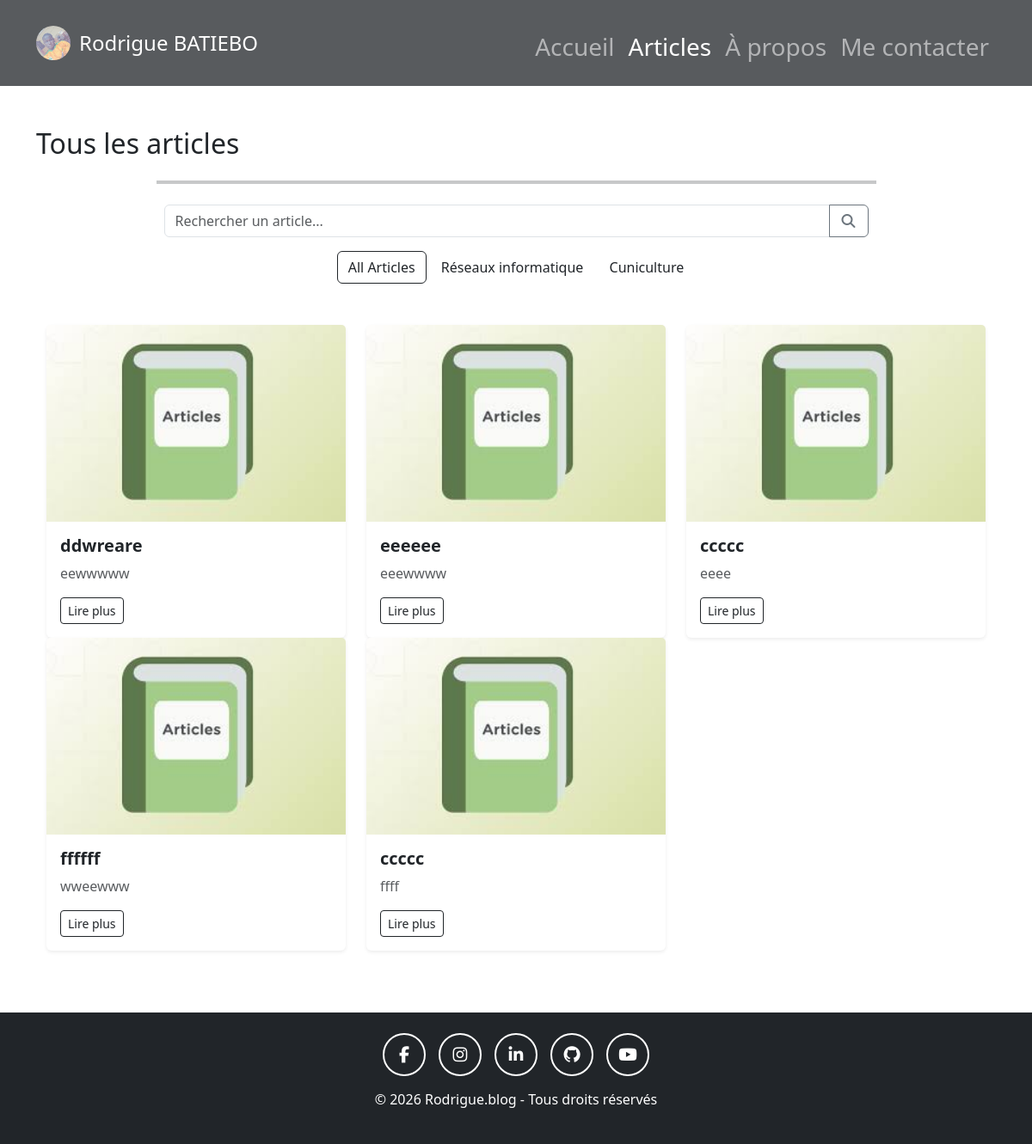
The page /articles/ on the database as committed earlier.
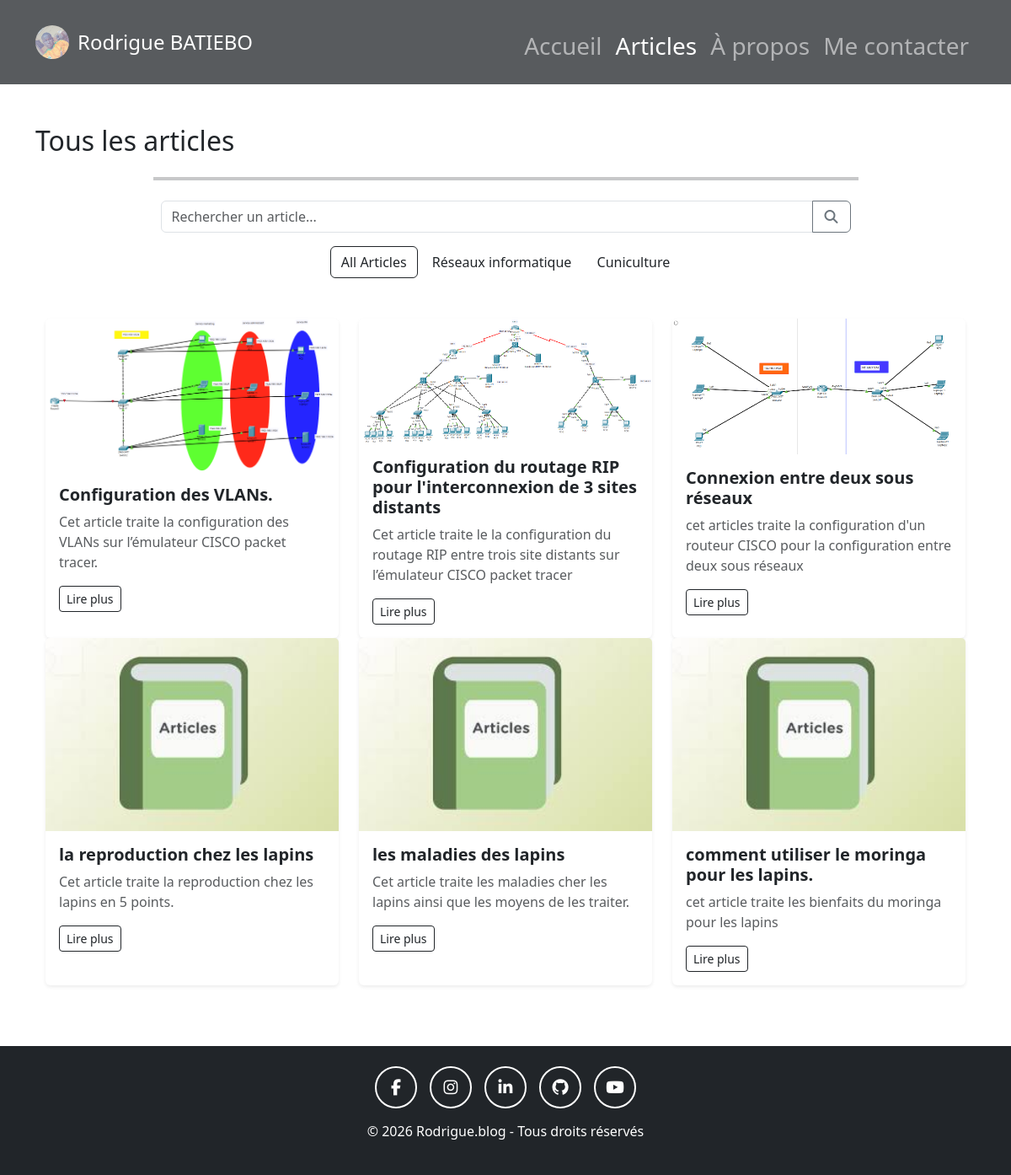
The same page on the database as committed later.
### blog/models.py (models this page shows, shortened)
class Articles(models.Model):
    photo = models.ImageField(upload_to="image/",blank=True,null=True)
    auteur = models.ForeignKey(Profil,on_delete=models.CASCADE,related_name="articles")
    nom = models.CharField(max_length=100)
    description = models.TextField()
    contenu =  RichTextUploadingField()
    created_at = models.DateTimeField(auto_now_add=True)
    choix_status = [
    ("publie", "Publié"),
    ("attente", "attente"),
]
    status = models.CharField(max_length=10,choices=choix_status,default="attente")
    date_publication = models.DateTimeField(blank=True,null=True)
    choix_categorie = [ ("reseaux", "Réseaux informatique"), ("cuniculture", "Cuniculture"), ]
    categorie = models.CharField(max_length=20, choices=choix_categorie, default="reseaux")
    class Meta:
        verbose_name = "Article"
        verbose_name_plural = "Articles"
        ordering = ["-created_at"]

### blog/views.py (the view)
# urls.py: path('articles/', articles_list,name='articles'),
def articles_list(request):
    category = request.GET.get("category")  # récupère ?category=reseaux ou ?category=cuniculture
    query = request.GET.get("q")  # recherche par nom
    articles = Articles.objects.filter(status="publie")
    if category:
        articles = articles.filter(categorie=category)
    if query:
        articles = articles.filter(nom__icontains=query)
    return render(request, "articles.html", {"art": articles})

### blog/templates/articles.html (shortened to what this page needs)
{% load static %}
<!DOCTYPE html>
<html lang="fr">
<head>
  <link rel="stylesheet" href="{% static 'css/style.css' %}">
  <link href="https://cdn.jsdelivr.net/npm/bootstrap@5.3.2/dist/css/bootstrap.min.css" rel="stylesheet">
  <link rel="stylesheet" href="https://cdnjs.cloudflare.com/ajax/libs/font-awesome/7.0.1/css/all.min.css">
</head>
<body>
  <nav class="navbar navbar-expand-lg navbar-dark bg-dark opacity-75">
    <div class="container">
      <a class="navbar-brand d-flex align-items-center fs-4" href="#">
        <img src="{% static 'images/rodrigue.jpg' %}" alt="Photo Rodrigue">
        <span>Rodrigue BATIEBO</span>
      </a>
      <div class="collapse navbar-collapse justify-content-end" id="navbarNav">
        <ul class="navbar-nav fs-3">
          <li class="nav-item"><a class="nav-link {% if request.resolver_match.url_name == 'home' %}active{% endif %}" href="{% url 'home' %}">Accueil</a></li>
          <li class="nav-item"><a class="nav-link {% if request.resolver_match.url_name == 'articles' %}active{% endif %}" href="{% url "articles" %}">Articles</a></li>
          <li class="nav-item"><a class="nav-link {% if request.resolver_match.url_name == 'propos' %}active{% endif %}" href="{% url "propos" %}">À propos</a></li>
          <li class="nav-item"><a class="nav-link {% if request.resolver_match.url_name == 'contact' %}active{% endif %}" href="contact">Me contacter</a></li>
        </ul>
      </div>
    </div>
  </nav>
<section class="py-5">
  <div class="container">
    <h2 class="mb-4">Tous les articles</h2>
    <hr class="border border-dark border-2 w-75 mx-auto">
<div class="container my-4">
  <form method="GET" action="{% url 'articles' %}">
    <div class="input-group mb-3 w-75 mx-auto">
      <input type="text" class="form-control" placeholder="Rechercher un article..." name="q" value="{{ request.GET.q }}">
      <button class="btn btn-outline-secondary" type="submit">
        <i class="fas fa-search"></i>
      </button>
    </div>
  </form>
  <div class="filter-tags text-center mb-4">
  <a href="{% url 'articles' %}" class="btn {% if not request.GET.category %}active{% endif %}">All Articles</a>
  <a href="?category=reseaux" class="btn {% if request.GET.category == 'reseaux' %}active{% endif %}">Réseaux informatique</a>
  <a href="?category=cuniculture" class="btn {% if request.GET.category == 'cuniculture' %}active{% endif %}">Cuniculture</a>
</div>
    <div class="row mt-5">
      {% for article in art %}
      <div class="col-md-4">
        <div class="card h-100 border-0 shadow-sm article-card">
          {% if article.photo %}
            <img src="{{ article.photo.url }}" class="card-img-top" alt="Image article">
          {% else %}
            <img src="{% static 'images/defaut.jpeg' %}" class="card-img-top" alt="Image article">
          {% endif %}
          <div class="card-body">
            <h5 class="card-title fw-bold">{{ article.nom }}</h5>
            <p class="card-text text-muted">{{ article.description|truncatewords:20 }}</p>
            <a href="{% url "details" article.id %}" class="btn btn-outline-dark btn-sm">Lire plus</a>
          </div>
        </div>
      </div>
      {% empty %}
      <p>Aucun article disponible.</p>
      {% endfor %}
    </div>
  </div>
</section>
  <footer class="bg-dark text-white py-4">
    <div class="links text-center">
                <a href="https://web.facebook.com/rodrigue.batiebo.549"><i class="fab fa-facebook-f icon-fb text-center"></i></a>
                <a href="#"><i class="fab fa-instagram"></i></a>
                <a href="#"><i class="fab fa-linkedin-in"></i></a>
                <a href="https://github.com/RodrigueBatiebo"><i class="fa-brands fa-github"></i></a>
                <a href="https://www.youtube.com/channel/UC3MfBYlWMTupJLi5ZasjSvQ"><i class="fa-brands fa-youtube"></i></a>
    </div>
    <div class="container text-center">
      <p>&copy; 2026 Rodrigue.blog - Tous droits réservés</p>
    </div>
  </footer>
</body>
</html>

### Core/static/css/style.css (style rules this page uses)
body { overflow-x: hidden; }
.navbar-brand img { width: 40px; height: 40px; object-fit: cover; border-radius: 50%; margin-right: 10px; }
nav { height: 100px; }
#navbarNav li { height: 50px; }
.card { transition: transform 0.3s ease, box-shadow 0.3s ease; }
.card img { transition: transform 0.3s ease; }
footer .links { display: flex; justify-content: center; align-items: center; gap: 15px; margin-bottom: 15px; }
footer .links a { display: flex; justify-content: center; align-items: center; width: 50px; height: 50px; border-radius: 50%; border: 2px solid #fff; color: #fff; font-size: 1.2rem; transition: all 0.3s ease; text-decoration: none; }

Rows that differ between the two databases and show on the page:
added Articles: photo (picture), nom "Configuration des VLANs.", description "Cet article traite la configuration des VLANs sur l’émulateur CISCO packet tracer."
changed Articles: photo: picture added; nom "ddwreare" → "Configuration du routage RIP pour l'interconnexion de 3 sites distants"; description "eewwwww" → "Cet article traite le la configuration du routage RIP entre trois site distants sur l’émulateur CISCO packet tracer"
changed Articles: photo: picture added; nom "eeeeee" → "Connexion entre deux sous réseaux"; description "eeewwww" → "cet articles traite la configuration d'un routeur CISCO pour la configuration entre deux sous réseaux"
changed Articles: nom "ccccc" → "la reproduction chez les lapins"; description "eeee" → "Cet article traite la reproduction chez les lapins en 5 points."
changed Articles: nom "ffffff" → "les maladies des lapins"; description "wweewww" → "Cet article traite les maladies cher les lapins ainsi que les moyens de les traiter."
changed Articles: nom "ccccc" → "comment utiliser le moringa pour les lapins."; description "ffff" → "cet article traite les bienfaits du moringa pour les lapins"
